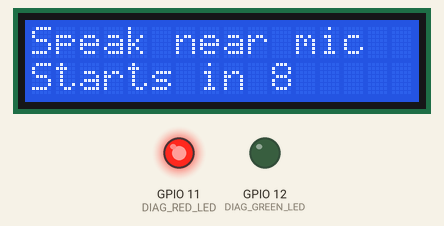
Bench run of a sketch on a simulated ESP32-S3. On the bench: 16×2 character LCD, output pins drawn as LEDs (lit = HIGH). I2S audio is not simulated (input reads silence); what the sketch prints to the serial monitor is not drawn.

Above: at 0.2 s.
At 4.4 s:
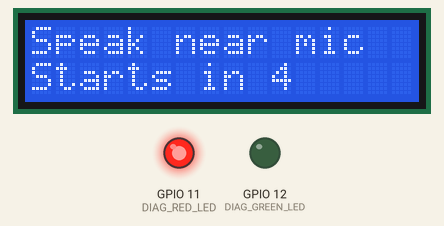
At 6.4 s:
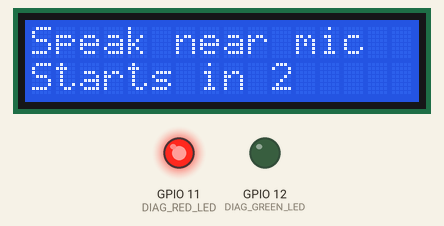
At 8.5 s:
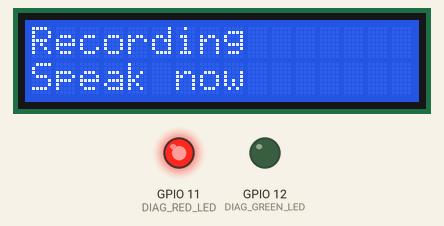
At 22.6 s:
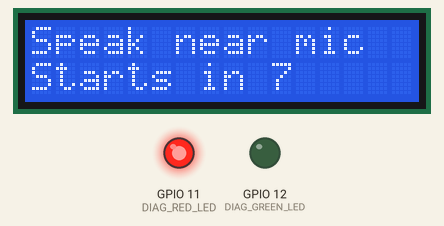
At 33.0 s:
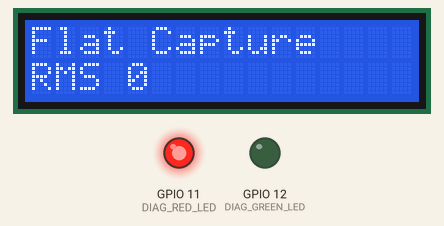

The sketch:

inmp441_diag.ino
```cpp
#include <Arduino.h>
#include <LiquidCrystal_I2C.h>
#include <Wire.h>
#include <driver/i2s.h>
#include <esp_heap_caps.h>
#include <esp_intr_alloc.h>
#include <freertos/FreeRTOS.h>
#include <cmath>
#include <cstdint>
#include <cstdio>
#include <cstdlib>
#include <cstring>

#if !defined(DIAG_I2S_SCK)
#define DIAG_I2S_SCK 4
#endif

#if !defined(DIAG_I2S_WS)
#define DIAG_I2S_WS 5
#endif

#if !defined(DIAG_I2S_SD)
#define DIAG_I2S_SD 6
#endif

#if !defined(DIAG_RED_LED)
#define DIAG_RED_LED 11
#endif

#if !defined(DIAG_GREEN_LED)
#define DIAG_GREEN_LED 12
#endif

#if !defined(DIAG_LCD_SDA)
#define DIAG_LCD_SDA 8
#endif

#if !defined(DIAG_LCD_SCL)
#define DIAG_LCD_SCL 9
#endif

#if !defined(DIAG_LCD_ADDRESS)
#define DIAG_LCD_ADDRESS 0x27
#endif

#if !defined(DIAG_LCD_COLUMNS)
#define DIAG_LCD_COLUMNS 16
#endif

#if !defined(DIAG_LCD_ROWS)
#define DIAG_LCD_ROWS 2
#endif

#if !defined(DIAG_LED_ACTIVE_LOW)
#define DIAG_LED_ACTIVE_LOW 0
#endif

#if !defined(DIAG_SAMPLE_RATE)
#define DIAG_SAMPLE_RATE 48000
#endif

#if !defined(DIAG_CHUNK_MS)
#define DIAG_CHUNK_MS 3000
#endif

#if !defined(DIAG_I2S_SLOT)
#define DIAG_I2S_SLOT 0
#endif

#if !defined(DIAG_PCM_SHIFT)
#define DIAG_PCM_SHIFT 14
#endif

namespace {

constexpr i2s_port_t I2S_PORT = I2S_NUM_0;
constexpr size_t WAV_HEADER_BYTES = 44;
constexpr size_t READ_SAMPLES = 256;
constexpr uint16_t DMA_BUFFER_COUNT = 8;
constexpr uint16_t DMA_BUFFER_LENGTH = 512;
constexpr size_t BASE64_INPUT_BYTES_PER_LINE = 48;
constexpr uint8_t CAPTURE_COUNTDOWN_SECONDS = 8;

#if DIAG_I2S_SLOT == 1
constexpr i2s_channel_fmt_t I2S_CHANNEL_FORMAT = I2S_CHANNEL_FMT_ONLY_RIGHT;
constexpr const char *I2S_SLOT_NAME = "RIGHT";
#else
constexpr i2s_channel_fmt_t I2S_CHANNEL_FORMAT = I2S_CHANNEL_FMT_ONLY_LEFT;
constexpr const char *I2S_SLOT_NAME = "LEFT";
#endif

int32_t rawBuffer[READ_SAMPLES];
uint8_t *wavBuffer = nullptr;
LiquidCrystal_I2C lcd(DIAG_LCD_ADDRESS, DIAG_LCD_COLUMNS, DIAG_LCD_ROWS);
bool finished = false;
bool lcdReady = false;

int16_t minSample = INT16_MAX;
int16_t maxSample = INT16_MIN;
int32_t minRaw = INT32_MAX;
int32_t maxRaw = INT32_MIN;
int64_t sumSamples = 0;
uint64_t sumSquares = 0;
uint32_t sampleCount = 0;
uint32_t rawZeroCount = 0;
uint32_t rawMinusOneCount = 0;
uint32_t pcmZeroCount = 0;
uint32_t bytesWritten = 0;
uint32_t captureRms = 0;

uint32_t targetPcmBytes() {
  return (DIAG_SAMPLE_RATE * 2UL * DIAG_CHUNK_MS) / 1000UL;
}

uint32_t wavCapacityBytes() {
  return WAV_HEADER_BYTES + targetPcmBytes();
}

int ledLevel(bool on) {
  if (DIAG_LED_ACTIVE_LOW) {
    return on ? LOW : HIGH;
  }
  return on ? HIGH : LOW;
}

void setStatusLed(bool redOn, bool greenOn) {
  digitalWrite(DIAG_RED_LED, ledLevel(redOn));
  digitalWrite(DIAG_GREEN_LED, ledLevel(greenOn));
}

String fitLcdLine(const String &line) {
  String fitted = line;
  if (fitted.length() > DIAG_LCD_COLUMNS) {
    fitted = fitted.substring(0, DIAG_LCD_COLUMNS);
  }

  while (fitted.length() < DIAG_LCD_COLUMNS) {
    fitted += ' ';
  }

  return fitted;
}

void showLcdLines(const String &line1, const String &line2) {
  if (!lcdReady) {
    return;
  }

  lcd.setCursor(0, 0);
  lcd.print(fitLcdLine(line1));
  lcd.setCursor(0, 1);
  lcd.print(fitLcdLine(line2));
}

void beginVisualStatus() {
  pinMode(DIAG_RED_LED, OUTPUT);
  pinMode(DIAG_GREEN_LED, OUTPUT);
  setStatusLed(true, false);

  Wire.begin(DIAG_LCD_SDA, DIAG_LCD_SCL);
  lcd.init();
  lcd.backlight();
  lcd.clear();
  lcdReady = true;
  showLcdLines("INMP441 Diag", "Booting...");
}

void writeLe16(uint8_t *target, uint16_t value) {
  target[0] = static_cast<uint8_t>(value & 0xFF);
  target[1] = static_cast<uint8_t>((value >> 8) & 0xFF);
}

void writeLe32(uint8_t *target, uint32_t value) {
  target[0] = static_cast<uint8_t>(value & 0xFF);
  target[1] = static_cast<uint8_t>((value >> 8) & 0xFF);
  target[2] = static_cast<uint8_t>((value >> 16) & 0xFF);
  target[3] = static_cast<uint8_t>((value >> 24) & 0xFF);
}

void writeWavHeader(uint32_t pcmBytes) {
  memcpy(wavBuffer + 0, "RIFF", 4);
  writeLe32(wavBuffer + 4, 36 + pcmBytes);
  memcpy(wavBuffer + 8, "WAVE", 4);
  memcpy(wavBuffer + 12, "fmt ", 4);
  writeLe32(wavBuffer + 16, 16);
  writeLe16(wavBuffer + 20, 1);
  writeLe16(wavBuffer + 22, 1);
  writeLe32(wavBuffer + 24, DIAG_SAMPLE_RATE);
  writeLe32(wavBuffer + 28, DIAG_SAMPLE_RATE * 2UL);
  writeLe16(wavBuffer + 32, 2);
  writeLe16(wavBuffer + 34, 16);
  memcpy(wavBuffer + 36, "data", 4);
  writeLe32(wavBuffer + 40, pcmBytes);
}

uint8_t *allocateBytes(size_t length) {
#if defined(BOARD_HAS_PSRAM) || defined(CONFIG_SPIRAM)
  uint8_t *psramBuffer = static_cast<uint8_t *>(heap_caps_malloc(length, MALLOC_CAP_SPIRAM | MALLOC_CAP_8BIT));
  if (psramBuffer != nullptr) {
    return psramBuffer;
  }
#endif
  return static_cast<uint8_t *>(malloc(length));
}

void printBase64Line(const uint8_t *data, size_t length) {
  static const char alphabet[] =
      "ABCDEFGHIJKLMNOPQRSTUVWXYZabcdefghijklmnopqrstuvwxyz0123456789+/";
  char line[((BASE64_INPUT_BYTES_PER_LINE + 2) / 3) * 4 + 1];
  size_t out = 0;

  for (size_t i = 0; i < length; i += 3) {
    uint32_t b0 = data[i];
    uint32_t b1 = (i + 1 < length) ? data[i + 1] : 0;
    uint32_t b2 = (i + 2 < length) ? data[i + 2] : 0;
    uint32_t triple = (b0 << 16) | (b1 << 8) | b2;

    line[out++] = alphabet[(triple >> 18) & 0x3F];
    line[out++] = alphabet[(triple >> 12) & 0x3F];
    line[out++] = (i + 1 < length) ? alphabet[(triple >> 6) & 0x3F] : '=';
    line[out++] = (i + 2 < length) ? alphabet[triple & 0x3F] : '=';
  }

  line[out] = '\0';
  Serial.println(line);
}

void printBase64Wav(const uint8_t *data, size_t length) {
  Serial.println("[AudioDiag] WAV_BASE64_BEGIN");
  for (size_t offset = 0; offset < length; offset += BASE64_INPUT_BYTES_PER_LINE) {
    size_t lineBytes = min(BASE64_INPUT_BYTES_PER_LINE, length - offset);
    printBase64Line(data + offset, lineBytes);
  }
  Serial.println("[AudioDiag] WAV_BASE64_END");
}

void printRawWindow(size_t rawWordsRead) {
  size_t samplesToPrint = min(rawWordsRead, static_cast<size_t>(32));
  Serial.println("[AudioDiag] RAW32_HEX");
  for (size_t i = 0; i < samplesToPrint; ++i) {
    char line[11];
    snprintf(line, sizeof(line), "0x%08lX", static_cast<unsigned long>(rawBuffer[i]));
    Serial.println(line);
  }

  Serial.println("[AudioDiag] PCM16_FIRST");
  for (size_t i = 0; i < samplesToPrint; ++i) {
    Serial.println(static_cast<int16_t>(rawBuffer[i] >> DIAG_PCM_SHIFT));
  }
}

bool configureI2s() {
  i2s_config_t i2sConfig = {};
  i2sConfig.mode = static_cast<i2s_mode_t>(I2S_MODE_MASTER | I2S_MODE_RX);
  i2sConfig.sample_rate = DIAG_SAMPLE_RATE;
  i2sConfig.bits_per_sample = I2S_BITS_PER_SAMPLE_32BIT;
  i2sConfig.channel_format = I2S_CHANNEL_FORMAT;
  i2sConfig.communication_format = I2S_COMM_FORMAT_STAND_I2S;
  i2sConfig.intr_alloc_flags = ESP_INTR_FLAG_LEVEL1;
  i2sConfig.dma_buf_count = DMA_BUFFER_COUNT;
  i2sConfig.dma_buf_len = DMA_BUFFER_LENGTH;
  i2sConfig.use_apll = false;
  i2sConfig.tx_desc_auto_clear = false;
  i2sConfig.fixed_mclk = 0;

  i2s_pin_config_t pinConfig = {};
  pinConfig.mck_io_num = I2S_PIN_NO_CHANGE;
  pinConfig.bck_io_num = DIAG_I2S_SCK;
  pinConfig.ws_io_num = DIAG_I2S_WS;
  pinConfig.data_out_num = I2S_PIN_NO_CHANGE;
  pinConfig.data_in_num = DIAG_I2S_SD;

  esp_err_t result = i2s_driver_install(I2S_PORT, &i2sConfig, 0, nullptr);
  if (result != ESP_OK) {
    Serial.print("[AudioDiag] i2s_driver_install failed: ");
    Serial.println(result);
    return false;
  }

  result = i2s_set_pin(I2S_PORT, &pinConfig);
  if (result != ESP_OK) {
    Serial.print("[AudioDiag] i2s_set_pin failed: ");
    Serial.println(result);
    i2s_driver_uninstall(I2S_PORT);
    return false;
  }

  i2s_zero_dma_buffer(I2S_PORT);
  return true;
}

void writeSample(int16_t sample) {
  if (bytesWritten + sizeof(int16_t) > targetPcmBytes()) {
    return;
  }

  size_t offset = WAV_HEADER_BYTES + bytesWritten;
  writeLe16(wavBuffer + offset, static_cast<uint16_t>(sample));
  bytesWritten += sizeof(int16_t);
}

void updateStats(int32_t raw, int16_t sample) {
  if (raw == 0) {
    ++rawZeroCount;
  }
  if (raw == -1) {
    ++rawMinusOneCount;
  }
  if (sample == 0) {
    ++pcmZeroCount;
  }

  minRaw = min(minRaw, raw);
  maxRaw = max(maxRaw, raw);
  minSample = min(minSample, sample);
  maxSample = max(maxSample, sample);
  sumSamples += sample;
  sumSquares += static_cast<uint64_t>(static_cast<int64_t>(sample) * static_cast<int64_t>(sample));
  ++sampleCount;
}

void resetCaptureState() {
  minSample = INT16_MAX;
  maxSample = INT16_MIN;
  minRaw = INT32_MAX;
  maxRaw = INT32_MIN;
  sumSamples = 0;
  sumSquares = 0;
  sampleCount = 0;
  rawZeroCount = 0;
  rawMinusOneCount = 0;
  pcmZeroCount = 0;
  bytesWritten = 0;
  captureRms = 0;
  memset(wavBuffer, 0, wavCapacityBytes());
}

void captureAudio() {
  bool rawWindowPrinted = false;
  uint32_t startedMs = millis();
  Serial.println("[AudioDiag] Capture started");
  setStatusLed(true, false);
  showLcdLines("Recording", "Speak now");
  i2s_start(I2S_PORT);

  while (bytesWritten < targetPcmBytes()) {
    size_t bytesRead = 0;
    esp_err_t result = i2s_read(
        I2S_PORT,
        rawBuffer,
        sizeof(rawBuffer),
        &bytesRead,
        pdMS_TO_TICKS(1000));

    if (result != ESP_OK) {
      Serial.print("[AudioDiag] i2s_read failed: ");
      Serial.println(result);
      break;
    }

    if (bytesRead == 0) {
      Serial.println("[AudioDiag] i2s_read returned 0 bytes");
      continue;
    }

    size_t rawWordsRead = bytesRead / sizeof(int32_t);
    if (!rawWindowPrinted) {
      printRawWindow(rawWordsRead);
      rawWindowPrinted = true;
    }

    for (size_t i = 0; i < rawWordsRead && bytesWritten < targetPcmBytes(); ++i) {
      int32_t raw = rawBuffer[i];
      int16_t sample = static_cast<int16_t>(raw >> DIAG_PCM_SHIFT);
      updateStats(raw, sample);
      writeSample(sample);
    }
  }

  i2s_stop(I2S_PORT);
  uint32_t elapsedMs = millis() - startedMs;
  writeWavHeader(bytesWritten);

  int32_t average = 0;
  if (sampleCount > 0) {
    float meanSquare = static_cast<float>(sumSquares) / static_cast<float>(sampleCount);
    captureRms = static_cast<uint32_t>(sqrtf(meanSquare));
    average = static_cast<int32_t>(sumSamples / static_cast<int64_t>(sampleCount));
  }

  Serial.println("[AudioDiag] Capture complete");
  Serial.print("[AudioDiag] Elapsed ms=");
  Serial.println(elapsedMs);
  Serial.print("[AudioDiag] Samples=");
  Serial.println(sampleCount);
  Serial.print("[AudioDiag] Raw min=");
  Serial.println(minRaw);
  Serial.print("[AudioDiag] Raw max=");
  Serial.println(maxRaw);
  Serial.print("[AudioDiag] Raw zero count=");
  Serial.println(rawZeroCount);
  Serial.print("[AudioDiag] Raw -1 count=");
  Serial.println(rawMinusOneCount);
  Serial.print("[AudioDiag] PCM min=");
  Serial.println(minSample);
  Serial.print("[AudioDiag] PCM max=");
  Serial.println(maxSample);
  Serial.print("[AudioDiag] PCM average=");
  Serial.println(average);
  Serial.print("[AudioDiag] PCM RMS=");
  Serial.println(captureRms);
  Serial.print("[AudioDiag] PCM zero count=");
  Serial.println(pcmZeroCount);
  Serial.print("[AudioDiag] WAV bytes=");
  Serial.println(WAV_HEADER_BYTES + bytesWritten);
  Serial.print("[AudioDiag] Verdict=");
  Serial.println(captureRms <= 1 ? "flat-or-disconnected" : "non-zero-audio");

  char rmsLine[DIAG_LCD_COLUMNS + 1];
  snprintf(rmsLine, sizeof(rmsLine), "RMS %lu", static_cast<unsigned long>(captureRms));
  if (captureRms > 1) {
    setStatusLed(false, true);
    showLcdLines("Audio OK", rmsLine);
  } else {
    setStatusLed(true, false);
    showLcdLines("Flat Capture", rmsLine);
  }
}

void printHeader() {
  Serial.println();
  Serial.println("[AudioDiag] INMP441 I2S microphone diagnostic");
  Serial.print("[AudioDiag] Pins SCK=");
  Serial.print(DIAG_I2S_SCK);
  Serial.print(" WS=");
  Serial.print(DIAG_I2S_WS);
  Serial.print(" SD=");
  Serial.println(DIAG_I2S_SD);
  Serial.print("[AudioDiag] Slot=");
  Serial.println(I2S_SLOT_NAME);
  Serial.print("[AudioDiag] Sample rate=");
  Serial.println(DIAG_SAMPLE_RATE);
  Serial.print("[AudioDiag] PCM shift=");
  Serial.println(DIAG_PCM_SHIFT);
  Serial.print("[AudioDiag] Chunk ms=");
  Serial.println(DIAG_CHUNK_MS);
  Serial.print("[AudioDiag] Free heap=");
  Serial.println(ESP.getFreeHeap());
  Serial.print("[AudioDiag] PSRAM found=");
  Serial.println(psramFound() ? "yes" : "no");
  Serial.print("[AudioDiag] PSRAM size=");
  Serial.println(ESP.getPsramSize());
  showLcdLines("INMP441 Diag", "Serial ready");
}

void waitBeforeCapture() {
  Serial.println("[AudioDiag] Put speech near the microphone now.");
  setStatusLed(true, false);
  for (int second = CAPTURE_COUNTDOWN_SECONDS; second > 0; --second) {
    Serial.print("[AudioDiag] Recording starts in ");
    Serial.println(second);
    char line[DIAG_LCD_COLUMNS + 1];
    snprintf(line, sizeof(line), "Starts in %d", second);
    showLcdLines("Speak near mic", line);
    delay(1000);
  }
}

}  // namespace

void setup() {
  beginVisualStatus();

  Serial.begin(115200);
  uint32_t serialStartMs = millis();
  while (!Serial && millis() - serialStartMs < 5000) {
    delay(10);
  }

  printHeader();
  wavBuffer = allocateBytes(wavCapacityBytes());
  if (wavBuffer == nullptr) {
    Serial.println("[AudioDiag] WAV allocation failed");
    finished = true;
    return;
  }
  memset(wavBuffer, 0, wavCapacityBytes());

  if (!configureI2s()) {
    finished = true;
    return;
  }

  uint32_t cycle = 1;
  while (true) {
    Serial.print("[AudioDiag] Cycle=");
    Serial.println(cycle++);
    resetCaptureState();
    waitBeforeCapture();
    captureAudio();
    if (captureRms > 1) {
      printBase64Wav(wavBuffer, WAV_HEADER_BYTES + bytesWritten);
    } else {
      Serial.println("[AudioDiag] WAV dump skipped because capture is flat");
    }
    Serial.println("[AudioDiag] Diagnostic cycle complete");
    Serial.flush();
    delay(10000);
  }
}

void loop() {
  delay(1000);
}
```

Measured:
- what the display in image 1 shows lasts 1.0 s, from 4.3 s to 5.3 s
- what the display in image 3 shows lasts 3.1 s, from 8.4 s to 11.5 s
